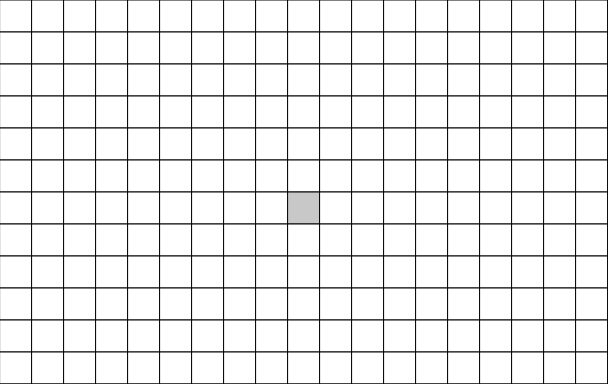
Frame 1 (no input)
Frame 60 (no input): identical to frame 1, image omitted
Frame 120 (the mouse pressed at the canvas centre since frame 60): identical to frame 1, image omitted

The p5.js sketch that drew this single still picture (run headless with seeded random() and noise() and a simulated clock; from frame 60 on, the mouse is pressed at the canvas centre):

// p5.js sketch
// ── sketch.js
// Generated by LiveScript 1.3.1
var tileSize, tileNumX, tileNumY, canvasWidth, canvasHeight, setup, draw, keyPressed, mousePressed;
tileSize = 32;
tileNumX = 19;
tileNumY = 12;
canvasWidth = tileSize * tileNumX;
canvasHeight = tileSize * tileNumY;
setup = function(){
  var i$, to$, x, j$, to1$, y, posX, posY;
  createCanvas(canvasWidth, canvasHeight);
  background(180);
  fill(255);
  for (i$ = 0, to$ = tileNumX; i$ <= to$; ++i$) {
    x = i$;
    for (j$ = 0, to1$ = tileNumY; j$ <= to1$; ++j$) {
      y = j$;
      posX = x * tileSize;
      posY = y * tileSize;
      console.log('x', x, 'y', y);
      fill(255);
      if (x === 9 && y === 6) {
        fill(200);
      }
      rect(posX, posY, tileSize, tileSize);
    }
  }
};
draw = function(){};
keyPressed = mousePressed = function(){
  return noLoop();
};
